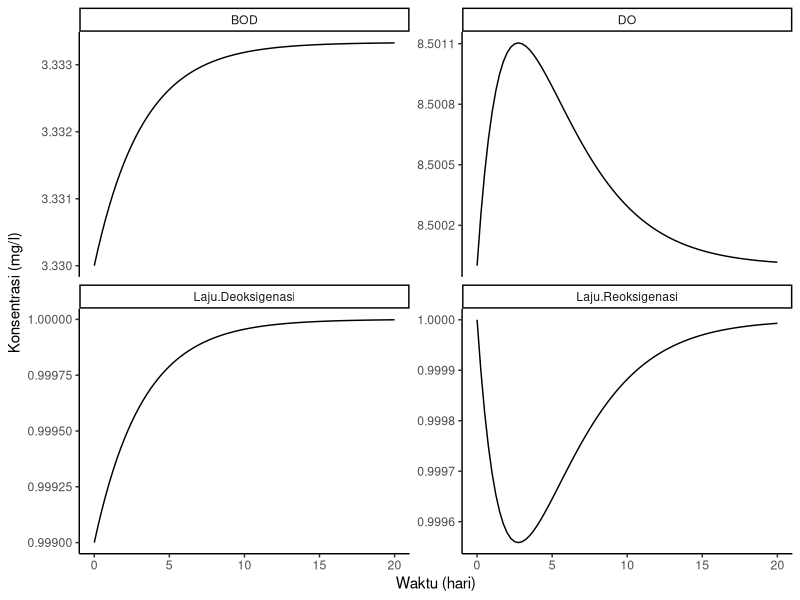

Write R code to recreate this figure.
#-----------Memuat Library-----------

# install.packages(c("desolve", "tidyverse"))

library(deSolve)
library(tidyverse)

#----------Spesifikasi Kondisi Awal dan Konstanta----------

stocks <- c(BOD = 3.33, DO = 8.5)
auxs <- c(BODinput = 1, k1 = 0.3, k2 = 0.4, DOsat = 11)

#----------Spesifikasi Durasi Simulasi----------

START <- 0
FINISH <- 20
STEP <- 0.25

simtime <- seq(START, FINISH, STEP)

#----------Fungsi Dinamika Sistem----------

model <- function(time, stocks, auxs){
  with(as.list(c(stocks, auxs)),{
    
    
    BODout <-  BOD * k1
    Deoksigenasi <-  BOD * k1
    Reoksigenasi <-  ( DOsat - DO ) * k2
    
    
    dBOD = BODinput  - BODout 
    dDO = Reoksigenasi  - Deoksigenasi 
    
    return(list(c(dBOD, dDO),
                `Laju Deoksigenasi` = Deoksigenasi,
                `Laju Reoksigenasi` = Reoksigenasi))
  })
}


#----------Simulasi----------

data <- data.frame(ode(y = stocks, times = simtime,
                   func = model, parms = auxs, method = "euler"))

#----------Visualisasi----------

data %>%
  gather(key = "parameter", value = "konsentrasi",
         -time) %>%
  ggplot(aes(x = time, y = konsentrasi)) +
  geom_line() +
  labs(x = "Waktu (hari)", y = "Konsentrasi (mg/l)") +
  facet_wrap(~parameter, scales = "free_y") +
  theme_classic()
